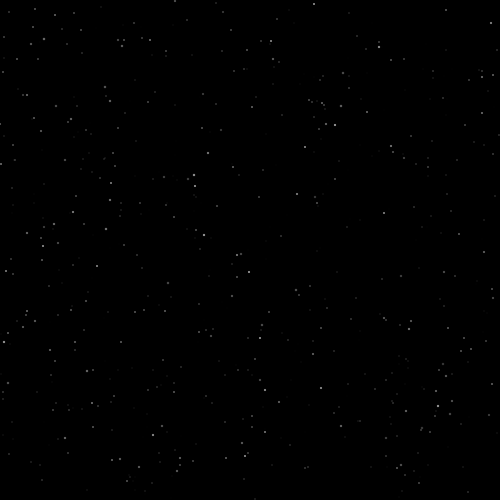
Frame 1 (no input)
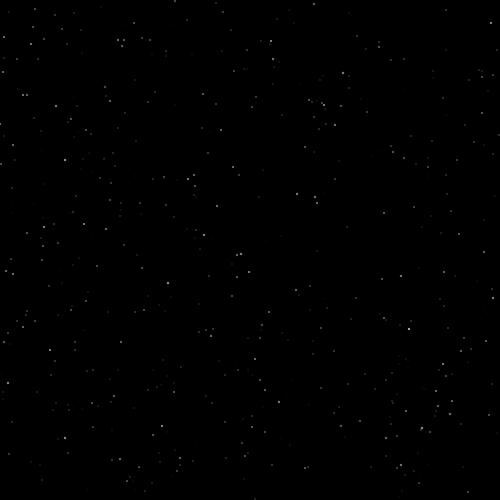
Frame 60 (the mouse pressed at the canvas centre just before this capture)
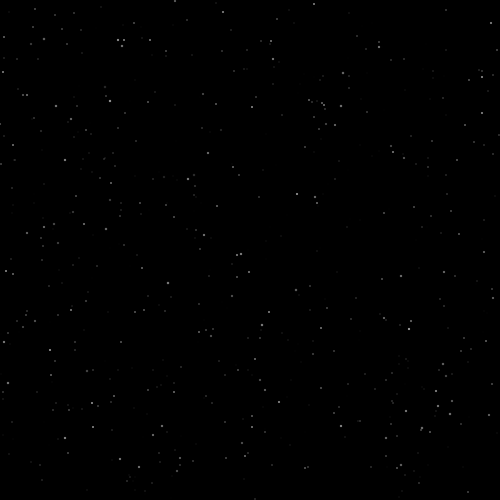
Frame 120 (the mouse held since frame 60 and released just before this capture)

The Processing sketch that drew these frames (run headless with seeded random() and noise(); from frame 60 on, the mouse is pressed at the canvas centre):

// Processing sketch: processing_144590
// ── processing_144590.pde

int num = int(random(400, 800)); //star field population (not density)
float [] posx = new float[num];
float [] posy = new float[num];
float [] rad = new float[num];
int [] filler = new int[num];
int T=0;
float t = 0;



void setup() {
  size(500, 500);

  background(0);
  noStroke();
  //println(num);
  for (int i = 0; i < num; i++) {
    posx[i] = int(random(0, width));
    posy[i] = int(random(0, height));
    rad[i] = random(0, 2.5);
  }
}



void draw() {
  background(0);
  T++;


  //-------Background---------
  t = t + 0.005;
  //shimmer
  for (int i = 0; i < num; i++) {
    int noisy = int(100*noise(t*i));
    //for some reason Processing.JS renders the shimmer differently use -40,80 for Java and more extreme values for JS
    filler[i] = 100+ int(map(noisy,0,100,-100,100));
  }

  //load randomized skymap
  for (int i = 0; i < posx.length; i++) {

    fill(255, filler[i]);
    ellipse(posx[i], posy[i], rad[i], rad[i]);
  }
}
